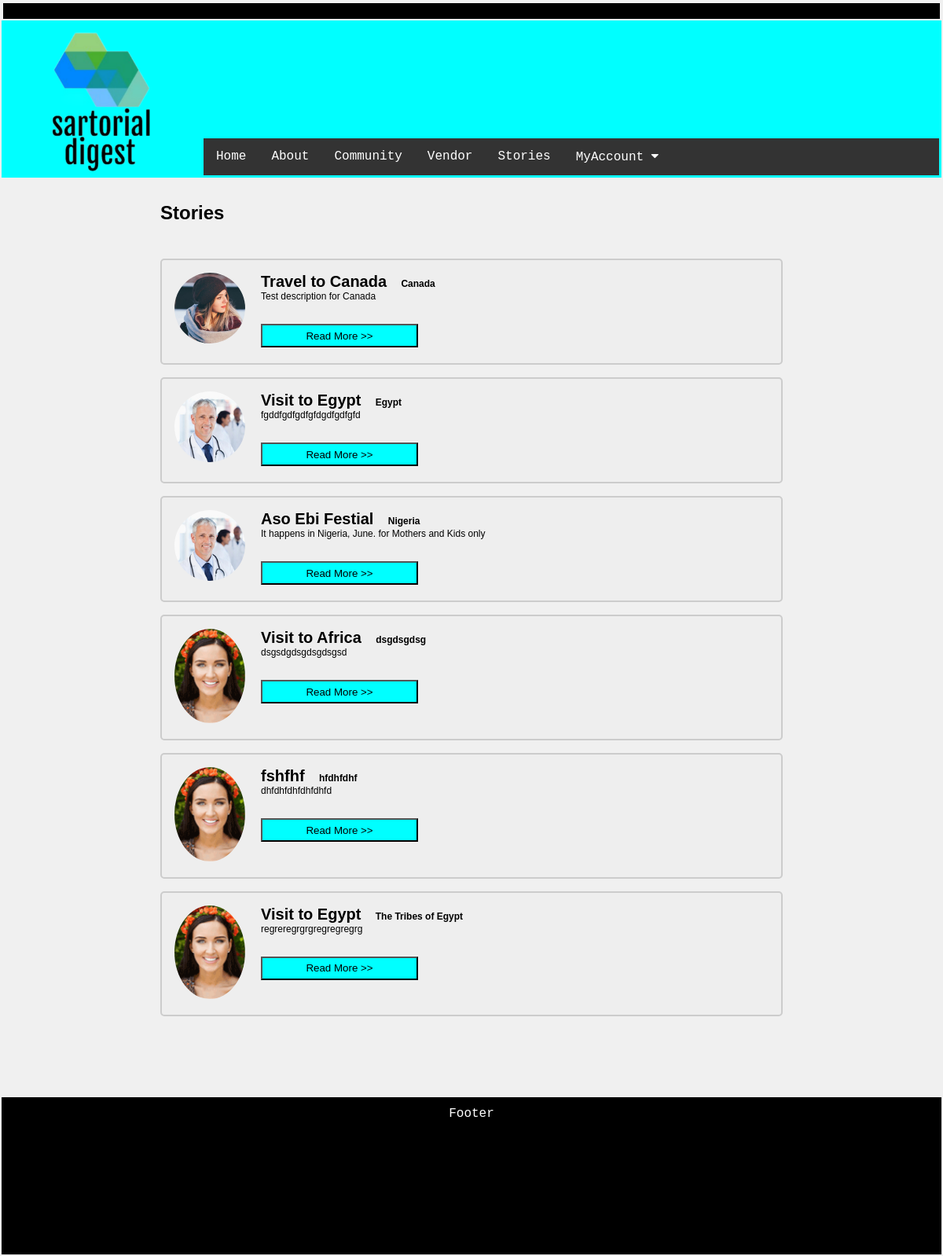
The app's page /checkStories.php with its own data.
### tables this page shows
CREATE TABLE IF NOT EXISTS `users` (
  `id` int NOT NULL AUTO_INCREMENT,
  `fname` varchar(50) DEFAULT NULL,
  `lname` varchar(50) DEFAULT NULL,
  `email` varchar(50) DEFAULT NULL,
  `xlocation` longtext,
  `xdate` datetime NOT NULL DEFAULT CURRENT_TIMESTAMP ON UPDATE CURRENT_TIMESTAMP,
  `pic` longtext,
  `xpassword` longtext,
  PRIMARY KEY (`id`)
);

CREATE TABLE IF NOT EXISTS `stories_tble` (
  `id` int NOT NULL AUTO_INCREMENT,
  `title` longtext,
  `location` longtext,
  `msg` longtext,
  `userID` int NOT NULL,
  `xDate` datetime NOT NULL DEFAULT CURRENT_TIMESTAMP ON UPDATE CURRENT_TIMESTAMP,
  `xApproval` int NOT NULL DEFAULT '0',
  PRIMARY KEY (`id`)
);

### checkStories.php (the view, shortened to what this page needs)
<?php require_once "dbconnect.php"; ?>
<html>
    <head>
    </head>
    <link rel="stylesheet" href="css/main.css">
    <link rel="stylesheet" href="css/blog.css">
    <link rel="stylesheet" href="https://cdnjs.cloudflare.com/ajax/libs/font-awesome/4.7.0/css/font-awesome.min.css">
    <body>
        <table border="0px;" width="100%" cellspacing="1">
            <tr>
                <td>
                    <table width="100%">
                        <tr>
                            <td bgcolor="#000">&nbsp;</td>
                        </tr>
                    </table>
                    <table class="banner" width="100%">
                        <tr>
                            <td><img src="imgs/logo.png" width="250px"></td>
                            <td width="90%" valign="bottom" align="right">
                            <?php include 'nav.php';?>
                            </td>
                        </tr>
                    </table>
                    <table width="100%">
                        <tr>
                            <td valign="top" style="padding-left: 200px;padding-right: 200px;font-family: Verdana, Geneva, Tahoma, sans-serif;font-size:12px;">
<br><br>
                            <h1>Stories</h1><br><br>
<?php
$sql = "Select * from stories_tble order by ID desc";
$result = mysqli_query($conn, $sql);
while($row = mysqli_fetch_assoc($result)) {
?>
                            <div class="container">
<?php
$userID = $row["userID"];
$sql2 = "Select * from users where id = '$userID'";
$result2 = mysqli_query($conn, $sql2);
while($row2 = mysqli_fetch_assoc($result2)) {
?>
                                    <img src="uploads/<?php echo $row2["pic"]; ?>" alt="Avatar" style="width:90px">
                                    <b><p><span><?php echo $row["title"]; ?></span> <?php echo $row["location"]; ?></p></b>
                                    <p>
                                    <?php echo $row["msg"]; ?>
                                   </p><br><br>
                                   <span>
                                    <input type="button" value="Read More >>" width="300px;" style="background-color: aqua;width: 200px;height: 30px;" onclick="window.location.href='read.php?id=<?php echo $row["id"]; ?>';">
                                  </span>
                                  </div>
<?php
}
}
?>
                            </td>
                        </tr>
                    </table>
                    <table style="margin: 30px;">
                        <tr>
                            <td>&nbsp;</td>
                        </tr>
                    </table>
                    <?php include 'footer.php';?>
                </td>
            </tr>
        </table>
    </body>
</html>

### nav.php (shortened to what this page needs)
<div class="navbar">
                                    <a href="index.php">Home</a>
                                    <a href="about.php">About</a>
                                    <a href="comm.php">Community</a>
                                    <a href="vendor.php">Vendor</a>
                                    <a href="checkStories.php">Stories</a>
                                    <div class="dropdown">
                                      <button class="dropbtn">MyAccount
                                        <i class="fa fa-caret-down"></i>
                                      </button>
                                    </div>
                                  </div>

### footer.php
<table style="background: #000;color: #fff;" width="100%" height="200px">
                        <tr>
                            <td valign="top" align="center" style="padding-top:10px;">
                                Footer
                            </td>
                        </tr>
                    </table>

### css/main.css (style rules this page uses)
* { Margin:0px; }
body { background-color: #f0f0f0; font-size: 12px; font-family: 'Courier New', Courier, monospace; }
.banner { background-color:aqua; height:200px; }

### css/blog.css (style rules this page uses)
.container { border: 2px solid #ccc; background-color: #eee; border-radius: 5px; padding: 16px; margin: 16px 0; }
.container::after { content: ""; clear: both; display: table; }
.container img { float: left; margin-right: 20px; border-radius: 50%; }
.container span { font-size: 20px; margin-right: 15px; }

### checkStories.php (style rules this page uses)
.navbar { overflow: hidden; background-color: #333; }
.navbar a { float: left; font-size: 16px; color: white; text-align: center; padding: 14px 16px; text-decoration: none; }
.dropdown { float: left; overflow: hidden; }
.dropdown .dropbtn { font-size: 16px; border: none; outline: none; color: white; padding: 14px 16px; background-color: inherit; font-family: inherit; margin: 0; }

### records on screen
stories_tble: title "Travel to Canada", location "Canada", msg "Test description for Canada"
users: pic (picture)
stories_tble: title "Visit to Egypt", location "Egypt", msg "fgddfgdfgdfgfdgdfgdfgfd"
users: pic (picture)
stories_tble: title "Aso Ebi Festial", location "Nigeria", msg "It happens in Nigeria, June. for Mothers and Kids only"
stories_tble: title "Visit to Africa", location "dsgdsgdsg", msg "dsgsdgdsgdsgdsgsd"
users: pic (picture)
stories_tble: title "fshfhf", location "hfdhfdhf", msg "dhfdhfdhfdhfdhfd"
stories_tble: title "Visit to Egypt", location "The Tribes of Egypt", msg "regreregrgrgregregregrg"
